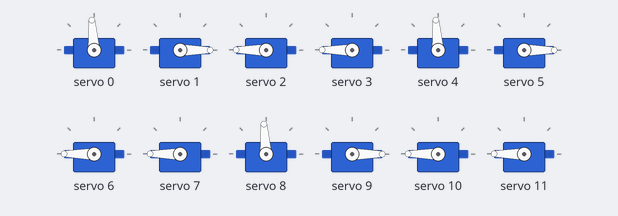
Simulated run of this sketch. Board: Arduino Uno, built with avr-gcc and run on an emulated ATmega328P. Parts: 12 × servo. The local clock reads 2024-03-15 10:24:30 at power-on unless the sketch sets it.

Above: at 0.1 s.
At 1.1 s:
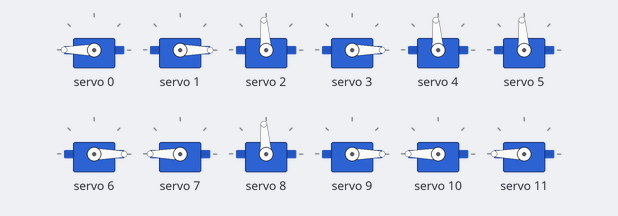
At 30.5 s:
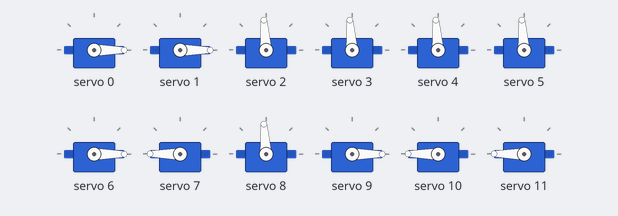
At 90.4 s:
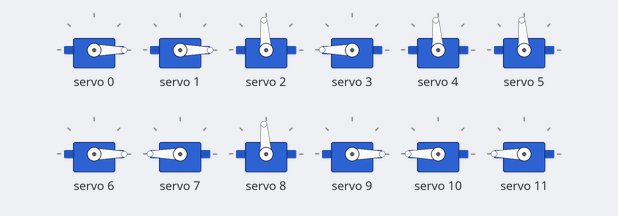
Timing chart, 0 to 91.9 s (numbered marks = the images above):
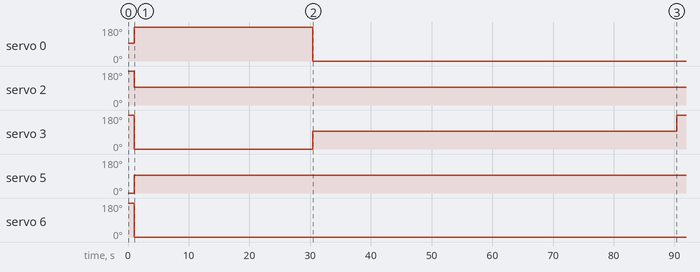

The sketch:

hour-clock.ino
```cpp
// include librairies
#include "PCA9685.h"
#include <Rtc_Pcf8563.h>
#include <Wire.h>

// init driver
PCA9685 pwm;
// init rtc and varibales
Rtc_Pcf8563 rtc;
byte hour;
byte minute;
// init servo positions
const int p0 = 105;
const int p90 = 310;
const int p180 = 525;

// digit function
void set_digit(byte digit, byte disp){
  switch(digit){
    case 0:
      pwm.setChannelPWM(0+4*(disp-1), p90);
      pwm.setChannelPWM(1+4*(disp-1), p0);
      pwm.setChannelPWM(2+4*(disp-1), p180);
      pwm.setChannelPWM(3+4*(disp-1), p180);
      break;
    case 1:
      pwm.setChannelPWM(0+4*(disp-1), p180);
      pwm.setChannelPWM(1+4*(disp-1), p90);
      pwm.setChannelPWM(2+4*(disp-1), p180);
      pwm.setChannelPWM(3+4*(disp-1), p0);
      break;
    case 2:
      pwm.setChannelPWM(0+4*(disp-1), p90);
      pwm.setChannelPWM(1+4*(disp-1), p90);
      pwm.setChannelPWM(2+4*(disp-1), p0);
      pwm.setChannelPWM(3+4*(disp-1), p180);
      break;
    case 3:
      pwm.setChannelPWM(0+4*(disp-1), p90);
      pwm.setChannelPWM(1+4*(disp-1), p90);
      pwm.setChannelPWM(2+4*(disp-1), p90);
      pwm.setChannelPWM(3+4*(disp-1), p90);
      break;
    case 4:
      pwm.setChannelPWM(0+4*(disp-1), p180);
      pwm.setChannelPWM(1+4*(disp-1), p0);
      pwm.setChannelPWM(2+4*(disp-1), p90);
      pwm.setChannelPWM(3+4*(disp-1), p0);
      break;
    case 5:
      pwm.setChannelPWM(0+4*(disp-1), p0);
      pwm.setChannelPWM(1+4*(disp-1), p0);
      pwm.setChannelPWM(2+4*(disp-1), p90);
      pwm.setChannelPWM(3+4*(disp-1), p90);
      break;
    case 6:
      pwm.setChannelPWM(0+4*(disp-1), p0);
      pwm.setChannelPWM(1+4*(disp-1), p0);
      pwm.setChannelPWM(2+4*(disp-1), p90);
      pwm.setChannelPWM(3+4*(disp-1), p180);
      break;
    case 7:
      pwm.setChannelPWM(0+4*(disp-1), p90);
      pwm.setChannelPWM(1+4*(disp-1), p90);
      pwm.setChannelPWM(2+4*(disp-1), p180);
      pwm.setChannelPWM(3+4*(disp-1), p0);
      break;
    case 8:
      pwm.setChannelPWM(0+4*(disp-1), p90);
      pwm.setChannelPWM(1+4*(disp-1), p0);
      pwm.setChannelPWM(2+4*(disp-1), p90);
      pwm.setChannelPWM(3+4*(disp-1), p180);
      break;
    case 9:
      pwm.setChannelPWM(0+4*(disp-1), p90);
      pwm.setChannelPWM(1+4*(disp-1), p0);
      pwm.setChannelPWM(2+4*(disp-1), p90);
      pwm.setChannelPWM(3+4*(disp-1), p90);
      break;
  }
}

void setup() {
  // setup i2c
  Wire.begin();
  // setup driver
  pwm.resetDevices();
  pwm.init();
  pwm.setPWMFrequency(50);
  // setup servo display
  set_digit(0,1);
  set_digit(0,2);
  set_digit(0,3);
  set_digit(0,4);
  delay(1000);
}

void loop() {
  // get time
  hour = rtc.getHour();
  minute = rtc.getMinute();
  // show digits
  set_digit(minute%10,1);
  set_digit(floor(minute/10),2);
  set_digit(hour%10,3);
  set_digit(floor(hour/10),4);

  delay(1000);

}
```

Measured:
- by itself, servo 0: 94° → 180° at 1.0 s, → 0° 29.4 s later
- by itself, servo 2: 180° → 94° at 1.0 s
- by itself, servo 3: 180° → 0° at 1.0 s, → 94° 29.4 s later, → 180° 59.9 s later
- by itself, servo 5: 0° → 94° at 1.0 s
- by itself, servo 6: 180° → 0° at 1.0 s
